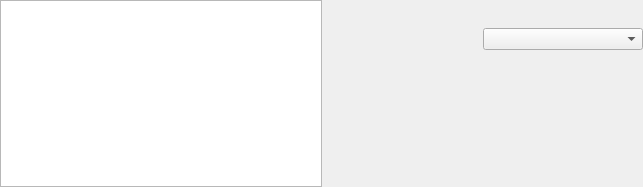
<?xml version="1.0" encoding="UTF-8"?>
<ui version="4.0">
 <author>
SPDX-FileCopyrightText: 2014 Teo Mrnjavac &lt;teo@kde.org&gt;
SPDX-License-Identifier: GPL-3.0-or-later
 </author>
 <class>ReplaceWidget</class>
 <widget class="QWidget" name="ReplaceWidget">
  <property name="geometry">
   <rect>
    <x>0</x>
    <y>0</y>
    <width>643</width>
    <height>187</height>
   </rect>
  </property>
  <property name="windowTitle">
   <string>Form</string>
  </property>
  <layout class="QVBoxLayout" name="verticalLayout">
   <property name="spacing">
    <number>0</number>
   </property>
   <property name="leftMargin">
    <number>0</number>
   </property>
   <property name="topMargin">
    <number>0</number>
   </property>
   <property name="rightMargin">
    <number>0</number>
   </property>
   <property name="bottomMargin">
    <number>0</number>
   </property>
   <item>
    <layout class="QHBoxLayout" name="horizontalLayout">
     <item>
      <widget class="QTreeView" name="partitionTreeView">
       <property name="editTriggers">
        <set>QAbstractItemView::NoEditTriggers</set>
       </property>
       <property name="rootIsDecorated">
        <bool>false</bool>
       </property>
       <property name="allColumnsShowFocus">
        <bool>true</bool>
       </property>
       <property name="expandsOnDoubleClick">
        <bool>false</bool>
       </property>
       <attribute name="headerStretchLastSection">
        <bool>false</bool>
       </attribute>
      </widget>
     </item>
     <item>
      <layout class="QVBoxLayout" name="verticalLayout_2">
       <item>
        <widget class="QLabel" name="selectedIconLabel">
         <property name="toolTip">
          <string notr="true"/>
         </property>
         <property name="text">
          <string notr="true"/>
         </property>
         <property name="alignment">
          <set>Qt::AlignCenter</set>
         </property>
         <property name="wordWrap">
          <bool>true</bool>
         </property>
        </widget>
       </item>
       <item>
        <widget class="QLabel" name="selectedStatusLabel">
         <property name="sizePolicy">
          <sizepolicy hsizetype="MinimumExpanding" vsizetype="Preferred">
           <horstretch>0</horstretch>
           <verstretch>0</verstretch>
          </sizepolicy>
         </property>
         <property name="toolTip">
          <string notr="true"/>
         </property>
         <property name="text">
          <string notr="true"/>
         </property>
         <property name="alignment">
          <set>Qt::AlignLeading|Qt::AlignLeft|Qt::AlignTop</set>
         </property>
         <property name="wordWrap">
          <bool>true</bool>
         </property>
        </widget>
       </item>
       <item>
        <layout class="QHBoxLayout" name="horizontalLayout_3">
         <item>
          <widget class="QLabel" name="bootStatusLabel">
           <property name="toolTip">
            <string notr="true"/>
           </property>
           <property name="text">
            <string notr="true"/>
           </property>
          </widget>
         </item>
         <item>
          <widget class="QComboBox" name="bootComboBox"/>
         </item>
        </layout>
       </item>
       <item>
        <spacer name="verticalSpacer">
         <property name="orientation">
          <enum>Qt::Vertical</enum>
         </property>
         <property name="sizeHint" stdset="0">
          <size>
           <width>20</width>
           <height>40</height>
          </size>
         </property>
        </spacer>
       </item>
      </layout>
     </item>
    </layout>
   </item>
  </layout>
 </widget>
 <resources/>
 <connections/>
</ui>
